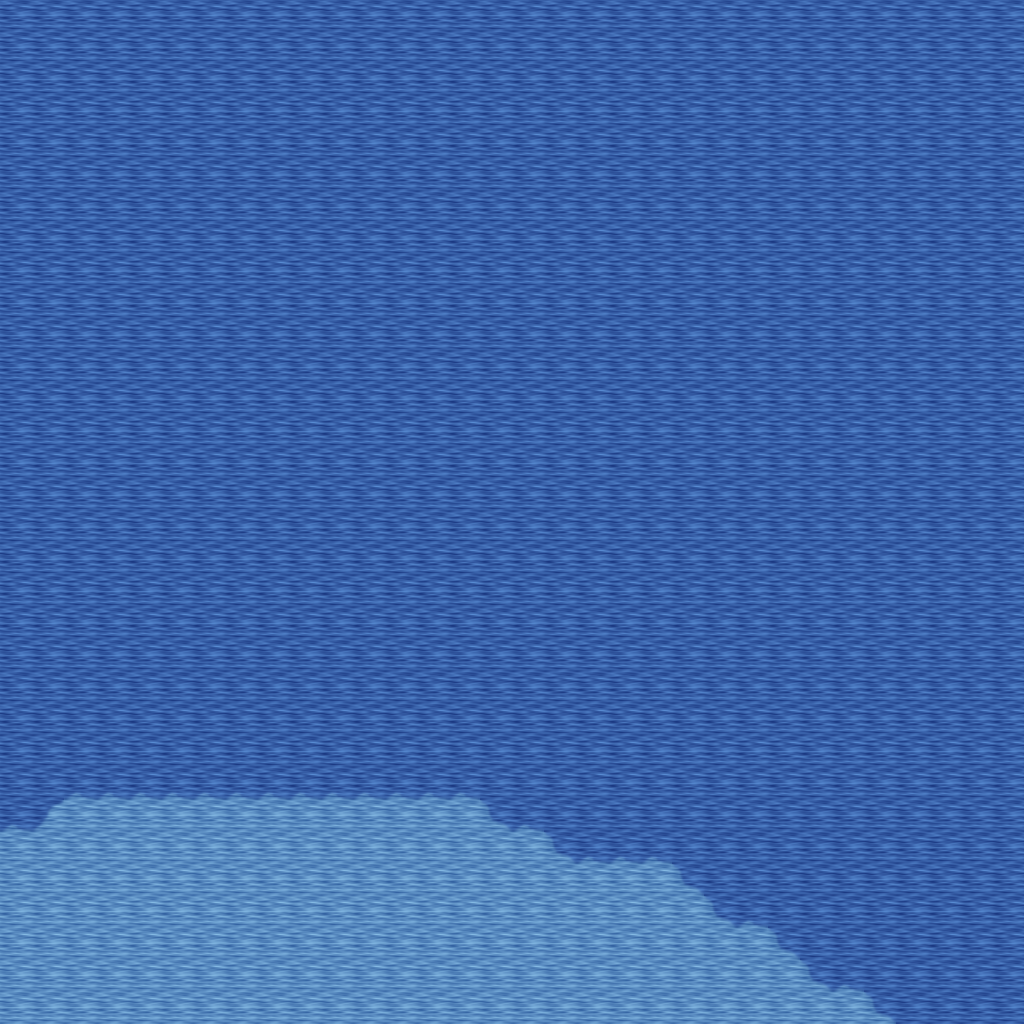

A level layout from a 2D game, rendered from its tile map. Below: a short description, then the map file with tile-grid data replaced by summaries:
An orthogonal 32x32 tile map with 32x32 px tiles, 5 tile layers (Ground, Objects, Objects2, Above, ...), 1 hidden layer not drawn, 10 tilesets.

<map version="1.10" tiledversion="1.11.0" orientation="orthogonal" renderorder="right-down" width="32" height="32" tilewidth="32" tileheight="32" infinite="0" nextlayerid="11" nextobjectid="1">
 <tileset firstgid="1" name="logic_collision" tilewidth="32" tileheight="32" tilecount="1" columns="1">
  <image source="../drawable/logic_collision.png" width="32" height="32" />
 </tileset>
 <tileset firstgid="2" name="ground_ground" tilewidth="32" tileheight="32" tilecount="33" columns="3">
  <image source="../drawable/ground_ground.png" width="96" height="352" />
 </tileset>
 <tileset firstgid="35" name="ground_earth_edges" tilewidth="32" tileheight="32" tilecount="18" columns="6">
  <image source="../drawable/ground_earth_edges.png" width="192" height="96" />
 </tileset>
 <tileset firstgid="53" name="ground_grass_corners" tilewidth="32" tileheight="32" tilecount="24" columns="6">
  <image source="../drawable/ground_grass_corners.png" width="192" height="128" />
 </tileset>
 <tileset firstgid="77" name="ground_grass_edges" tilewidth="32" tileheight="32" tilecount="36" columns="12">
  <image source="../drawable/ground_grass_edges.png" width="384" height="96" />
 </tileset>
 <tileset firstgid="113" name="ground_water_pool" tilewidth="32" tileheight="32" tilecount="72" columns="3">
  <image source="../drawable/ground_water_pool.png" width="96" height="768" />
 </tileset>
 <tileset firstgid="185" name="ground_ridge_earth_pale" tilewidth="32" tileheight="32" tilecount="96" columns="12">
  <image source="../drawable/ground_ridge_earth_pale.png" width="384" height="256" />
 </tileset>
 <tileset firstgid="281" name="ground_ridge_earth_dark" tilewidth="32" tileheight="32" tilecount="96" columns="12">
  <image source="../drawable/ground_ridge_earth_dark.png" width="384" height="256" />
 </tileset>
 <tileset firstgid="377" name="plant_stump_stump_vertical" tilewidth="32" tileheight="32" tilecount="1" columns="1">
  <image source="../drawable/plant_stump_stump_vertical.png" width="32" height="32" />
 </tileset>
 <tileset firstgid="378" name="plant_tree_tree_darkgreen" tilewidth="32" tileheight="32" tilecount="88" columns="8">
  <image source="../drawable/plant_tree_tree_darkgreen.png" width="256" height="352" />
 </tileset>
 <layer id="1" name="Ground" width="32" height="32">
  <data>[1024 cells, 1024 non-empty, 5 distinct tile ids]</data>
 </layer>
 <layer id="2" name="Objects" width="32" height="32">
  <data>[1024 cells, 0 non-empty, 0 distinct tile ids]</data>
 </layer>
 <layer id="3" name="Objects2" width="32" height="32">
  <data>[1024 cells, 0 non-empty, 0 distinct tile ids]</data>
 </layer>
 <layer id="4" name="Above" width="32" height="32">
  <data>[1024 cells, 0 non-empty, 0 distinct tile ids]</data>
 </layer>
 <layer id="5" name="Above2" width="32" height="32">
  <data>[1024 cells, 0 non-empty, 0 distinct tile ids]</data>
 </layer>
 <layer id="6" name="Walkable" width="32" height="32" visible="0">
  <data>[1024 cells, 867 non-empty, 1 distinct tile ids]</data>
 </layer>
 <objectgroup id="7" name="Mapevents" />
 <objectgroup id="8" name="Spawn" />
 <objectgroup id="9" name="Keys" />
 <objectgroup id="10" name="Replace" />
</map>
